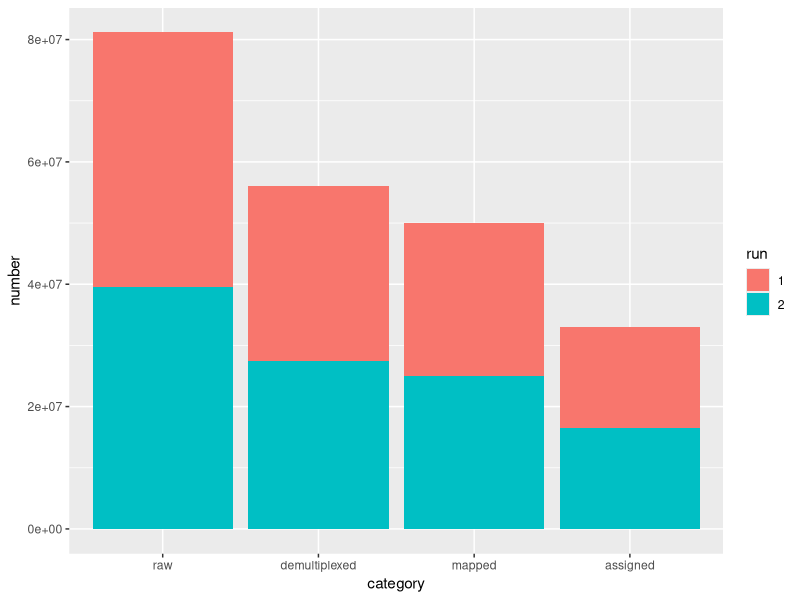

Reproduce this figure in R.
library(ggplot2)
readnum <- data.frame(
  number = c(41653950, 28539637, 25074894, 16511740, 39511237, 27493223, 24919069, 16541194),
  run = c(rep("1", 4), rep("2", 4)),
  category = factor(c(rep(c("raw", "demultiplexed", "mapped", "assigned"))), levels= c("raw", "demultiplexed", "mapped", "assigned"))
)
pdf("totalreadnum.pdf", height = 5)
ggplot(readnum, aes(x=category, y=number, fill=run)) +
  geom_bar(stat = "identity")
dev.off()
